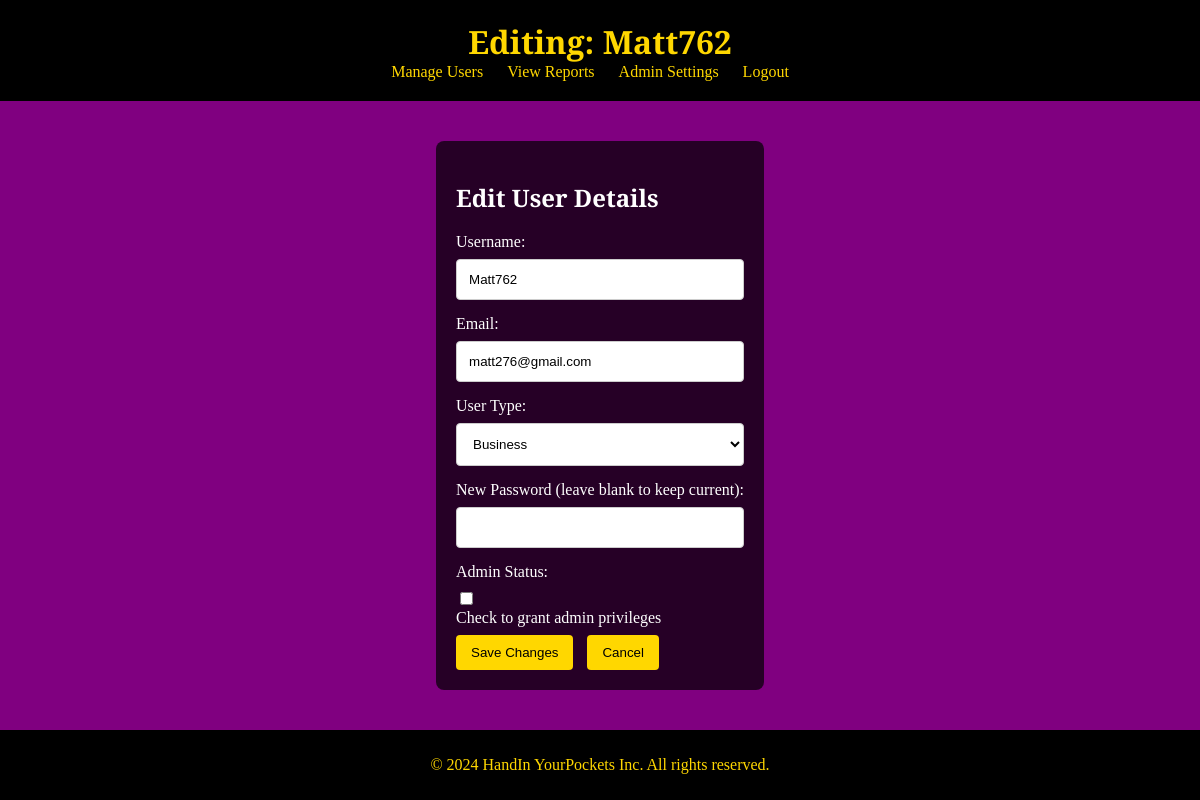
Page /manage_users/edit/1 on the committed database.
### tables this page shows
CREATE TABLE users (
    user_id INTEGER PRIMARY KEY AUTOINCREMENT,
    username VARCHAR(255) NOT NULL,
    password VARCHAR(255) NOT NULL,
    email TEXT NOT NULL,
    userType VARCHAR(50) NOT NULL CHECK (userType IN ('personal', 'business'))
, is_admin INTEGER NOT NULL DEFAULT 1 CHECK (is_admin IN (0, 1)));

### app.py (the view)
@app.route('/manage_users/edit/<int:user_id>', methods=['GET'])
def edit_user(user_id):
    conn = sqlite3.connect('FMS.db')
    cursor = conn.cursor()
    cursor.execute('SELECT user_id, username, email, userType, is_admin FROM users WHERE user_id = ?', (user_id,))
    user = cursor.fetchone()  # Fetch the user data
    conn.close()
    if user:
        return render_template('edit_user.html', user=user)  # No need for user_id here as it is already in user
    else:
        flash('User not found!', 'error')
        return redirect(url_for('manage_users'))  # Redirect back to manage users

### app.py (called while the page is built)
@app.after_request
def add_no_cache_headers(response):
    response.headers['Cache-Control'] = 'no-cache, no-store, must-revalidate'
    response.headers['Pragma'] = 'no-cache'
    response.headers['Expires'] = '0'
    return response

@app.teardown_appcontext
def close_connection(exception):
    db = getattr(g, 'FMS.db', None)
    if db is not None:
        db.close()

### templates/edit_user.html (shortened to what this page needs)
<!DOCTYPE html>
<html lang="en">
<head>
</head>
<body>
    <header>
        <h1>Editing: {{ user[1] }}</h1>
        <nav>
            <ul>
                <li><a href="/manage_users">Manage Users</a></li>
                <li><a href="/view_reports">View Reports</a></li>
                <li><a href="/admin_settings">Admin Settings</a></li>
                <li><a href="/logout">Logout</a></li>
            </ul>
        </nav>
    </header>
    <main>
        <section>
            <h2>Edit User Details</h2>
            <form action="{{ url_for('update_user', user_id=user[0]) }}" method="POST">
                <label for="username">Username:</label>
                <input type="text" id="username" name="username" value="{{ user[1] }}" required>
                <label for="email">Email:</label>
                <input type="email" id="email" name="email" value="{{ user[2] }}" required>
                <label for="userType">User Type:</label>
                <select id="userType" name="userType">
                    <option value="business" {% if user[3] == 'business' %}selected{% endif %}>Business</option>
                </select>
                <label for="password">New Password (leave blank to keep current):</label>
                <input type="password" id="password" name="password">
                <label for="isAdmin">Admin Status:</label>
                <input type="checkbox" id="isAdmin" name="isAdmin" {% if user[4] == 1 %}checked{% endif %}>
                <label for="isAdmin">Check to grant admin privileges</label>
                <button type="submit">Save Changes</button>
                <button type="button" onclick="window.location.href='/manage_users';">Cancel</button>
            </form>
        </section>
    </main>
    <footer>
        <div>
            <p>&copy; 2024 HandIn YourPockets Inc. All rights reserved.</p>
        </div>
    </footer>
</body>
</html>

### templates/edit_user.html (style rules this page uses)
body { font-family: 'Libre Baskerville', serif; margin: 0; padding: 0; box-sizing: border-box; display: flex; flex-direction: column; min-height: 100vh; }
header { background-color: black; padding: 20px; text-align: center; color: gold; }
header h1 { margin: 0; }
header nav ul { list-style-type: none; padding: 0; margin: 0; }
header nav ul li { display: inline; margin-right: 20px; position: relative; }
header nav ul li a { text-decoration: none; color: gold; }
main { background-color: purple; color: white; padding: 20px; flex: 1; display: flex; align-items: center; justify-content: center; }
main section { max-width: 600px; margin: 0 auto; padding: 20px; background-color: rgba(0, 0, 0, 0.7); border-radius: 8px; text-align: left; }
label { display: block; margin-bottom: 8px; }
input[type="text"], input[type="email"], input[type="password"], select { width: 100%; padding: 12px; margin-bottom: 15px; border: 1px solid #ccc; border-radius: 4px; box-sizing: border-box; outline: none; background-color: white; color: black; }
button { padding: 10px 15px; background-color: gold; border: none; border-radius: 4px; cursor: pointer; color: black; margin-right: 10px; transition: background-color 0.3s; }
footer { background-color: black; color: gold; text-align: center; padding: 10px 0; }

### rows in the picture
users: username "Matt762", email "matt276@gmail.com", userType "Business"
